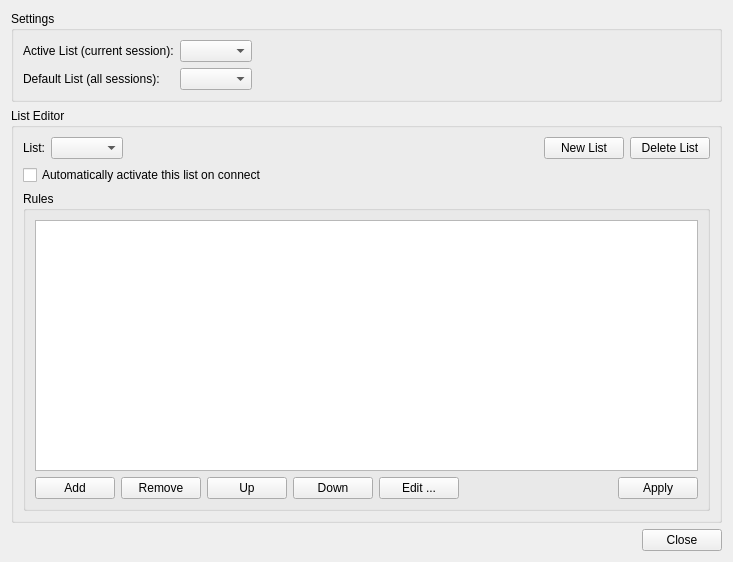
<?xml version="1.0" encoding="UTF-8"?>
<ui version="4.0">
 <class>Privacy</class>
 <widget class="QWidget" name="Privacy">
  <property name="geometry">
   <rect>
    <x>0</x>
    <y>0</y>
    <width>733</width>
    <height>562</height>
   </rect>
  </property>
  <layout class="QVBoxLayout">
   <item>
    <widget class="QGroupBox" name="gb_settings">
     <property name="title">
      <string>Settings</string>
     </property>
     <layout class="QGridLayout">
      <item row="1" column="2">
       <spacer>
        <property name="orientation">
         <enum>Qt::Horizontal</enum>
        </property>
        <property name="sizeHint" stdset="0">
         <size>
          <width>40</width>
          <height>20</height>
         </size>
        </property>
       </spacer>
      </item>
      <item row="0" column="2">
       <spacer>
        <property name="orientation">
         <enum>Qt::Horizontal</enum>
        </property>
        <property name="sizeHint" stdset="0">
         <size>
          <width>40</width>
          <height>20</height>
         </size>
        </property>
       </spacer>
      </item>
      <item row="1" column="1">
       <widget class="QComboBox" name="cb_default">
        <property name="sizeAdjustPolicy">
         <enum>QComboBox::AdjustToContents</enum>
        </property>
       </widget>
      </item>
      <item row="1" column="0">
       <widget class="QLabel" name="label_2">
        <property name="text">
         <string>Default List (all sessions):</string>
        </property>
       </widget>
      </item>
      <item row="0" column="0">
       <widget class="QLabel" name="label">
        <property name="text">
         <string>Active List (current session):</string>
        </property>
       </widget>
      </item>
      <item row="0" column="1">
       <widget class="QComboBox" name="cb_active">
        <property name="sizeAdjustPolicy">
         <enum>QComboBox::AdjustToContents</enum>
        </property>
       </widget>
      </item>
     </layout>
    </widget>
   </item>
   <item>
    <widget class="QGroupBox" name="gb_listSettings">
     <property name="title">
      <string>List Editor</string>
     </property>
     <layout class="QVBoxLayout">
      <item>
       <layout class="QHBoxLayout">
        <item>
         <widget class="QLabel" name="label_3">
          <property name="text">
           <string>List:</string>
          </property>
         </widget>
        </item>
        <item>
         <widget class="QComboBox" name="cb_lists">
          <property name="sizeAdjustPolicy">
           <enum>QComboBox::AdjustToContents</enum>
          </property>
         </widget>
        </item>
        <item>
         <spacer>
          <property name="orientation">
           <enum>Qt::Horizontal</enum>
          </property>
          <property name="sizeHint" stdset="0">
           <size>
            <width>40</width>
            <height>20</height>
           </size>
          </property>
         </spacer>
        </item>
        <item>
         <widget class="QPushButton" name="pb_newList">
          <property name="text">
           <string>New List</string>
          </property>
         </widget>
        </item>
        <item>
         <widget class="QPushButton" name="pb_deleteList">
          <property name="text">
           <string>Delete List</string>
          </property>
         </widget>
        </item>
       </layout>
      </item>
      <item>
       <widget class="QCheckBox" name="ck_autoActivate">
        <property name="text">
         <string>Automatically activate this list on connect</string>
        </property>
       </widget>
      </item>
      <item>
       <widget class="QGroupBox" name="gb_rules">
        <property name="title">
         <string>Rules</string>
        </property>
        <layout class="QVBoxLayout">
         <item>
          <widget class="QListView" name="lv_rules"/>
         </item>
         <item>
          <layout class="QHBoxLayout">
           <item>
            <widget class="QPushButton" name="pb_add">
             <property name="text">
              <string>Add</string>
             </property>
            </widget>
           </item>
           <item>
            <widget class="QPushButton" name="pb_remove">
             <property name="text">
              <string>Remove</string>
             </property>
            </widget>
           </item>
           <item>
            <widget class="QPushButton" name="pb_up">
             <property name="text">
              <string>Up</string>
             </property>
            </widget>
           </item>
           <item>
            <widget class="QPushButton" name="pb_down">
             <property name="text">
              <string>Down</string>
             </property>
            </widget>
           </item>
           <item>
            <widget class="QPushButton" name="pb_edit">
             <property name="text">
              <string>Edit ...</string>
             </property>
            </widget>
           </item>
           <item>
            <spacer>
             <property name="orientation">
              <enum>Qt::Horizontal</enum>
             </property>
             <property name="sizeHint" stdset="0">
              <size>
               <width>111</width>
               <height>20</height>
              </size>
             </property>
            </spacer>
           </item>
           <item>
            <widget class="QPushButton" name="pb_apply">
             <property name="text">
              <string>Apply</string>
             </property>
            </widget>
           </item>
          </layout>
         </item>
        </layout>
       </widget>
      </item>
     </layout>
    </widget>
   </item>
   <item>
    <widget class="QDialogButtonBox" name="buttonBox">
     <property name="standardButtons">
      <set>QDialogButtonBox::Close</set>
     </property>
    </widget>
   </item>
  </layout>
 </widget>
 <tabstops>
  <tabstop>cb_active</tabstop>
  <tabstop>cb_default</tabstop>
  <tabstop>cb_lists</tabstop>
  <tabstop>pb_newList</tabstop>
  <tabstop>pb_deleteList</tabstop>
  <tabstop>ck_autoActivate</tabstop>
  <tabstop>lv_rules</tabstop>
  <tabstop>pb_add</tabstop>
  <tabstop>pb_remove</tabstop>
  <tabstop>pb_up</tabstop>
  <tabstop>pb_down</tabstop>
  <tabstop>pb_edit</tabstop>
  <tabstop>pb_apply</tabstop>
 </tabstops>
 <resources/>
 <connections/>
</ui>
